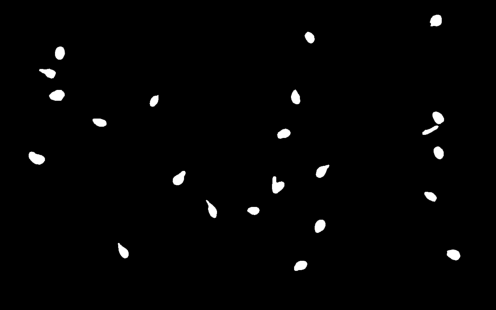
#> input picture combined_mask.png, 496 x 310 px
$ python check_mask_value.py
#> lines starting #> are read from the running program, lines starting #| are printed output that depends on the picture; after the words box and inside, x2 and y2 are one past the last pixel; in counts of white or black regions, pixels touching at a corner belong together
from PIL import Image
import numpy as np

# 替换为你的图片文件路径
image_path = 'combined_mask.png'

# 读取图片
image = Image.open(image_path)
#> image is the input picture: PIL image 496x310 RGBA; mean R, G, B, A 3.9, 3.9, 3.9, 255

# 如果是RGBA，转换为RGB
if image.mode == 'RGBA':
    image = image.convert("RGB")
#> image: PIL image 496x310 RGB

# 转换图片为numpy数组
image_data = np.array(image)

# 设置非黑色的像素为白色
# 我们假设黑色的像素值为(0, 0, 0)
white = [255, 255, 255]
black = [0, 0, 0]
mask = np.all(image_data == black, axis=-1)
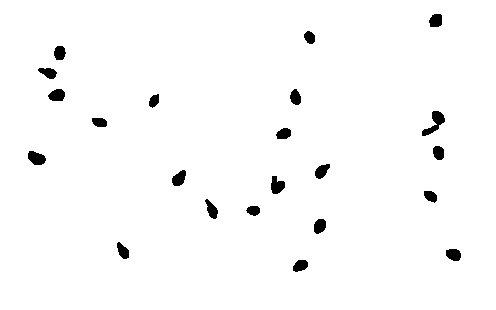
#> mask: shape (310, 496) bool; 98% white; 22 black regions, largest, box (x1, y1, x2, y2) and area: (422, 111, 445, 136) 240, (28, 151, 46, 165) 184, (271, 176, 285, 194) 176
# 用三个通道分别设置颜色
image_data[~mask] = white

# 创建一个新的Pillow图像
new_image = Image.fromarray(image_data)

# 检查像素值是否为0或255
unique_values = np.unique(image_data)
#> unique_values = [0, 255]
is_binary = np.all(np.isin(unique_values, [0, 255]))
#> is_binary = True

# 打印结果
if is_binary:
    print("The pixel value of the image contains only 0 or 255.")
else:
    non_binary_values = unique_values[~np.isin(unique_values, [0, 255])]
    print("The image contains pixel values OTHER than 0 and 255: {}.".format(non_binary_values))


# 可选择保存新的图片
new_image.save('combined_mask_0255.png')
